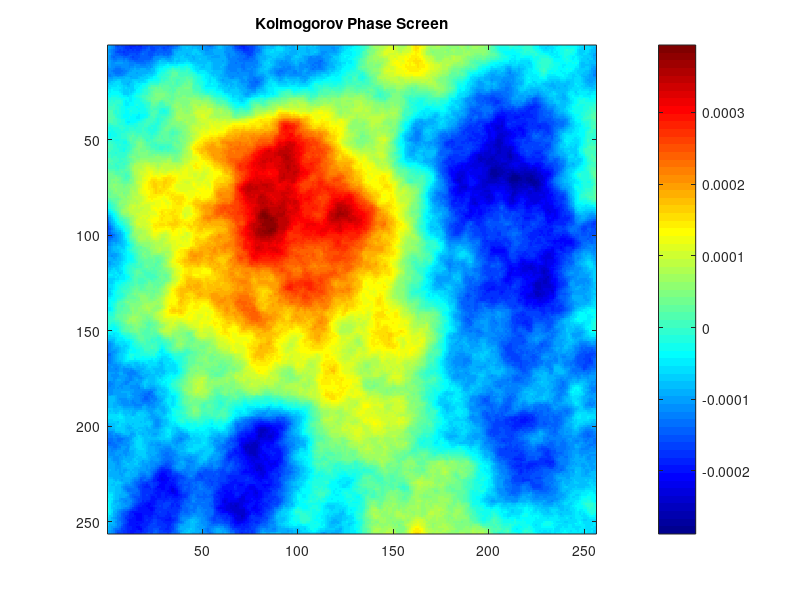
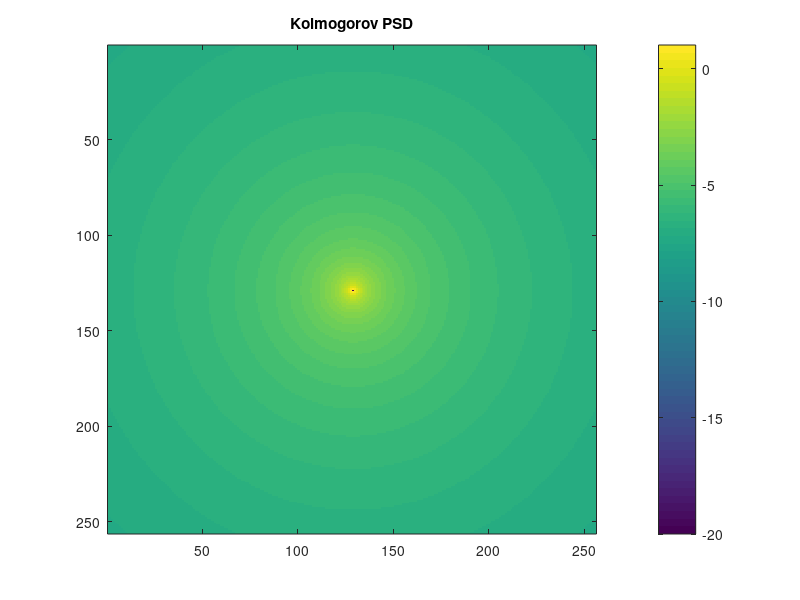

Reproduce these figures in MATLAB, in order.
%% ============================================================
% Kolmogorov大气湍流相位屏生成
% 作者：李申乾
% =============================================================

clc;
clear;
close all;

%% ------------------------
% 参数设置
%% ------------------------

N = 256;          % 相位屏大小
delta = 0.01;     % 采样间隔(m)
r0 = 0.20;        % Fried参数(m)

%% ------------------------
% 建立空间坐标
%% ------------------------

x = (-N/2:N/2-1) * delta;
[X,Y] = meshgrid(x,x);

%% ------------------------
% 建立频率坐标
%% ------------------------

df = 1/(N*delta);

fx = (-N/2:N/2-1)*df;

[FX,FY] = meshgrid(fx,fx);

f = sqrt(FX.^2 + FY.^2);

%% ------------------------
% Kolmogorov功率谱
%% ------------------------

PSD = 0.023 * r0^(-5/3) .* f.^(-11/3);

% 避免中心频率无穷大
PSD(N/2+1,N/2+1) = 0;

%% ------------------------
% 显示PSD
%% ------------------------

figure;

imagesc(log10(PSD+1e-20));

axis image;

colorbar;

title('Kolmogorov PSD');

%% ------------------------
% 生成二维复高斯随机数
%% ------------------------

cn = randn(N) + 1i*randn(N);

%% ------------------------
% 频谱加权
%% ------------------------

phase_fft = cn .* sqrt(PSD);

%% ------------------------
% IFFT得到相位屏
%% ------------------------

phase = real(ifft2(ifftshift(phase_fft)));

%% ------------------------
% 显示相位屏
%% ------------------------

figure;

imagesc(phase);

axis image;

colormap jet;

colorbar;

title('Kolmogorov Phase Screen');



%% ------------------------
% 保存图片
%% ------------------------

saveas(gcf,'PhaseScreen.png');

disp('===========================')
disp('Kolmogorov相位屏生成完成！')
disp('图片已保存为 PhaseScreen.png')
disp('===========================')
%% Kolmogorov大气湍流相位屏
